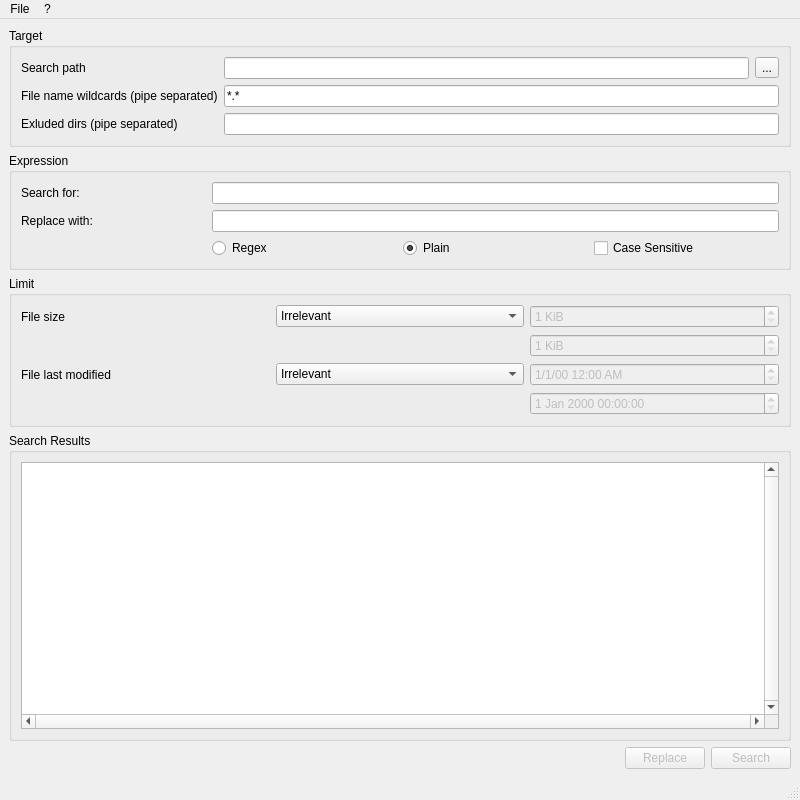
<?xml version="1.0" encoding="UTF-8"?>
<ui version="4.0">
 <class>MainWindow</class>
 <widget class="QMainWindow" name="MainWindow">
  <property name="geometry">
   <rect>
    <x>0</x>
    <y>0</y>
    <width>800</width>
    <height>800</height>
   </rect>
  </property>
  <property name="windowTitle">
   <string>grepQt</string>
  </property>
  <widget class="QWidget" name="centralwidget">
   <layout class="QGridLayout" name="gridLayout_4">
    <item row="0" column="0" colspan="3">
     <widget class="QGroupBox" name="groupBox">
      <property name="title">
       <string>Target</string>
      </property>
      <layout class="QGridLayout" name="gridLayout_3">
       <item row="0" column="0">
        <widget class="QLabel" name="label">
         <property name="text">
          <string>Search path</string>
         </property>
        </widget>
       </item>
       <item row="3" column="0">
        <widget class="QLabel" name="labelWildcards">
         <property name="text">
          <string>File name wildcards (pipe separated)</string>
         </property>
        </widget>
       </item>
       <item row="0" column="1">
        <widget class="QLineEdit" name="lineEditDirectory"/>
       </item>
       <item row="3" column="1" colspan="2">
        <widget class="QLineEdit" name="lineEditWildcards">
         <property name="text">
          <string>*.*</string>
         </property>
        </widget>
       </item>
       <item row="0" column="2">
        <widget class="QToolButton" name="toolButtonBrowse">
         <property name="text">
          <string>...</string>
         </property>
        </widget>
       </item>
       <item row="4" column="0">
        <widget class="QLabel" name="labelExcludes">
         <property name="text">
          <string>Exluded dirs (pipe separated)</string>
         </property>
        </widget>
       </item>
       <item row="4" column="1" colspan="2">
        <widget class="QLineEdit" name="lineEditExcludes"/>
       </item>
      </layout>
     </widget>
    </item>
    <item row="1" column="0" colspan="3">
     <widget class="QGroupBox" name="groupBoxExpressions">
      <property name="title">
       <string>Expression</string>
      </property>
      <layout class="QGridLayout" name="gridLayout">
       <item row="1" column="0">
        <widget class="QLabel" name="labelSearch">
         <property name="text">
          <string>Search for:</string>
         </property>
        </widget>
       </item>
       <item row="2" column="1" colspan="3">
        <widget class="QLineEdit" name="lineEditReplace"/>
       </item>
       <item row="1" column="1" colspan="3">
        <widget class="QLineEdit" name="lineEditSearch"/>
       </item>
       <item row="2" column="0">
        <widget class="QLabel" name="labelReplace">
         <property name="text">
          <string>Replace with:</string>
         </property>
        </widget>
       </item>
       <item row="3" column="2">
        <widget class="QRadioButton" name="radioButtonPlain">
         <property name="text">
          <string>Plain</string>
         </property>
         <property name="checked">
          <bool>true</bool>
         </property>
        </widget>
       </item>
       <item row="3" column="1">
        <widget class="QRadioButton" name="radioButtonRegex">
         <property name="text">
          <string>Regex</string>
         </property>
        </widget>
       </item>
       <item row="3" column="3">
        <widget class="QCheckBox" name="checkBoxCaseSensitive">
         <property name="text">
          <string>Case Sensitive</string>
         </property>
        </widget>
       </item>
      </layout>
     </widget>
    </item>
    <item row="3" column="0" colspan="3">
     <widget class="QGroupBox" name="groupBoxResults">
      <property name="title">
       <string>Search Results</string>
      </property>
      <layout class="QVBoxLayout" name="verticalLayout">
       <item>
        <widget class="QTableView" name="tableViewResults">
         <property name="contextMenuPolicy">
          <enum>Qt::CustomContextMenu</enum>
         </property>
         <property name="verticalScrollBarPolicy">
          <enum>Qt::ScrollBarAlwaysOn</enum>
         </property>
         <property name="horizontalScrollBarPolicy">
          <enum>Qt::ScrollBarAlwaysOn</enum>
         </property>
         <property name="editTriggers">
          <set>QAbstractItemView::NoEditTriggers</set>
         </property>
         <property name="tabKeyNavigation">
          <bool>false</bool>
         </property>
         <property name="showDropIndicator" stdset="0">
          <bool>false</bool>
         </property>
         <property name="alternatingRowColors">
          <bool>true</bool>
         </property>
         <property name="selectionMode">
          <enum>QAbstractItemView::SingleSelection</enum>
         </property>
         <property name="selectionBehavior">
          <enum>QAbstractItemView::SelectRows</enum>
         </property>
         <property name="textElideMode">
          <enum>Qt::ElideNone</enum>
         </property>
         <property name="verticalScrollMode">
          <enum>QAbstractItemView::ScrollPerPixel</enum>
         </property>
         <property name="horizontalScrollMode">
          <enum>QAbstractItemView::ScrollPerPixel</enum>
         </property>
         <property name="showGrid">
          <bool>false</bool>
         </property>
         <property name="sortingEnabled">
          <bool>true</bool>
         </property>
         <property name="wordWrap">
          <bool>false</bool>
         </property>
         <attribute name="horizontalHeaderHighlightSections">
          <bool>false</bool>
         </attribute>
         <attribute name="horizontalHeaderStretchLastSection">
          <bool>true</bool>
         </attribute>
         <attribute name="verticalHeaderDefaultSectionSize">
          <number>23</number>
         </attribute>
         <attribute name="verticalHeaderHighlightSections">
          <bool>false</bool>
         </attribute>
        </widget>
       </item>
      </layout>
     </widget>
    </item>
    <item row="4" column="0">
     <spacer name="horizontalSpacer">
      <property name="orientation">
       <enum>Qt::Horizontal</enum>
      </property>
      <property name="sizeHint" stdset="0">
       <size>
        <width>507</width>
        <height>20</height>
       </size>
      </property>
     </spacer>
    </item>
    <item row="4" column="1">
     <widget class="QPushButton" name="pushButtonReplace">
      <property name="enabled">
       <bool>false</bool>
      </property>
      <property name="text">
       <string>Replace</string>
      </property>
     </widget>
    </item>
    <item row="4" column="2">
     <widget class="QPushButton" name="pushButtonSearch">
      <property name="enabled">
       <bool>false</bool>
      </property>
      <property name="text">
       <string>Search</string>
      </property>
     </widget>
    </item>
    <item row="2" column="0" colspan="3">
     <widget class="QGroupBox" name="groupBoxLimits">
      <property name="title">
       <string>Limit</string>
      </property>
      <layout class="QGridLayout" name="gridLayout_2">
       <item row="0" column="0">
        <widget class="QLabel" name="labelFileSize">
         <property name="text">
          <string>File size</string>
         </property>
        </widget>
       </item>
       <item row="0" column="1">
        <widget class="QComboBox" name="comboBoxFileSize">
         <item>
          <property name="text">
           <string>Irrelevant</string>
          </property>
         </item>
         <item>
          <property name="text">
           <string>Less than</string>
          </property>
         </item>
         <item>
          <property name="text">
           <string>More than</string>
          </property>
         </item>
         <item>
          <property name="text">
           <string>Between</string>
          </property>
         </item>
        </widget>
       </item>
       <item row="0" column="2">
        <widget class="QSpinBox" name="spinBoxSizeFrom">
         <property name="enabled">
          <bool>false</bool>
         </property>
         <property name="suffix">
          <string> KiB</string>
         </property>
         <property name="minimum">
          <number>1</number>
         </property>
         <property name="maximum">
          <number>1024</number>
         </property>
        </widget>
       </item>
       <item row="1" column="2">
        <widget class="QSpinBox" name="spinBoxSizeTo">
         <property name="enabled">
          <bool>false</bool>
         </property>
         <property name="suffix">
          <string> KiB</string>
         </property>
         <property name="minimum">
          <number>1</number>
         </property>
         <property name="maximum">
          <number>1024</number>
         </property>
        </widget>
       </item>
       <item row="2" column="0">
        <widget class="QLabel" name="labelLastModified">
         <property name="text">
          <string>File last modified</string>
         </property>
        </widget>
       </item>
       <item row="2" column="1">
        <widget class="QComboBox" name="comboBoxLastModified">
         <item>
          <property name="text">
           <string>Irrelevant</string>
          </property>
         </item>
         <item>
          <property name="text">
           <string>Before</string>
          </property>
         </item>
         <item>
          <property name="text">
           <string>After</string>
          </property>
         </item>
         <item>
          <property name="text">
           <string>Between</string>
          </property>
         </item>
        </widget>
       </item>
       <item row="2" column="2">
        <widget class="QDateTimeEdit" name="dateTimeEditFrom">
         <property name="enabled">
          <bool>false</bool>
         </property>
         <property name="displayFormat">
          <string>M/d/yy h:mm AP</string>
         </property>
        </widget>
       </item>
       <item row="3" column="2">
        <widget class="QDateTimeEdit" name="dateTimeEditTo">
         <property name="enabled">
          <bool>false</bool>
         </property>
        </widget>
       </item>
      </layout>
     </widget>
    </item>
   </layout>
  </widget>
  <widget class="QMenuBar" name="menubar">
   <property name="geometry">
    <rect>
     <x>0</x>
     <y>0</y>
     <width>800</width>
     <height>24</height>
    </rect>
   </property>
   <widget class="QMenu" name="menu">
    <property name="title">
     <string>?</string>
    </property>
    <addaction name="actionAbout"/>
    <addaction name="actionLicenses"/>
   </widget>
   <widget class="QMenu" name="menuFile">
    <property name="title">
     <string>File</string>
    </property>
    <addaction name="actionOpen"/>
    <addaction name="actionExit"/>
   </widget>
   <addaction name="menuFile"/>
   <addaction name="menu"/>
  </widget>
  <widget class="QStatusBar" name="statusbar"/>
  <action name="actionAbout">
   <property name="text">
    <string>About</string>
   </property>
  </action>
  <action name="actionLicenses">
   <property name="text">
    <string>Licenses</string>
   </property>
  </action>
  <action name="actionExit">
   <property name="text">
    <string>Exit</string>
   </property>
  </action>
  <action name="actionOpen">
   <property name="text">
    <string>Open</string>
   </property>
  </action>
 </widget>
 <tabstops>
  <tabstop>lineEditDirectory</tabstop>
  <tabstop>toolButtonBrowse</tabstop>
  <tabstop>lineEditSearch</tabstop>
  <tabstop>lineEditReplace</tabstop>
  <tabstop>radioButtonRegex</tabstop>
  <tabstop>radioButtonPlain</tabstop>
  <tabstop>checkBoxCaseSensitive</tabstop>
  <tabstop>comboBoxFileSize</tabstop>
  <tabstop>spinBoxSizeFrom</tabstop>
  <tabstop>comboBoxLastModified</tabstop>
  <tabstop>dateTimeEditFrom</tabstop>
  <tabstop>pushButtonReplace</tabstop>
  <tabstop>tableViewResults</tabstop>
 </tabstops>
 <resources/>
 <connections/>
</ui>
